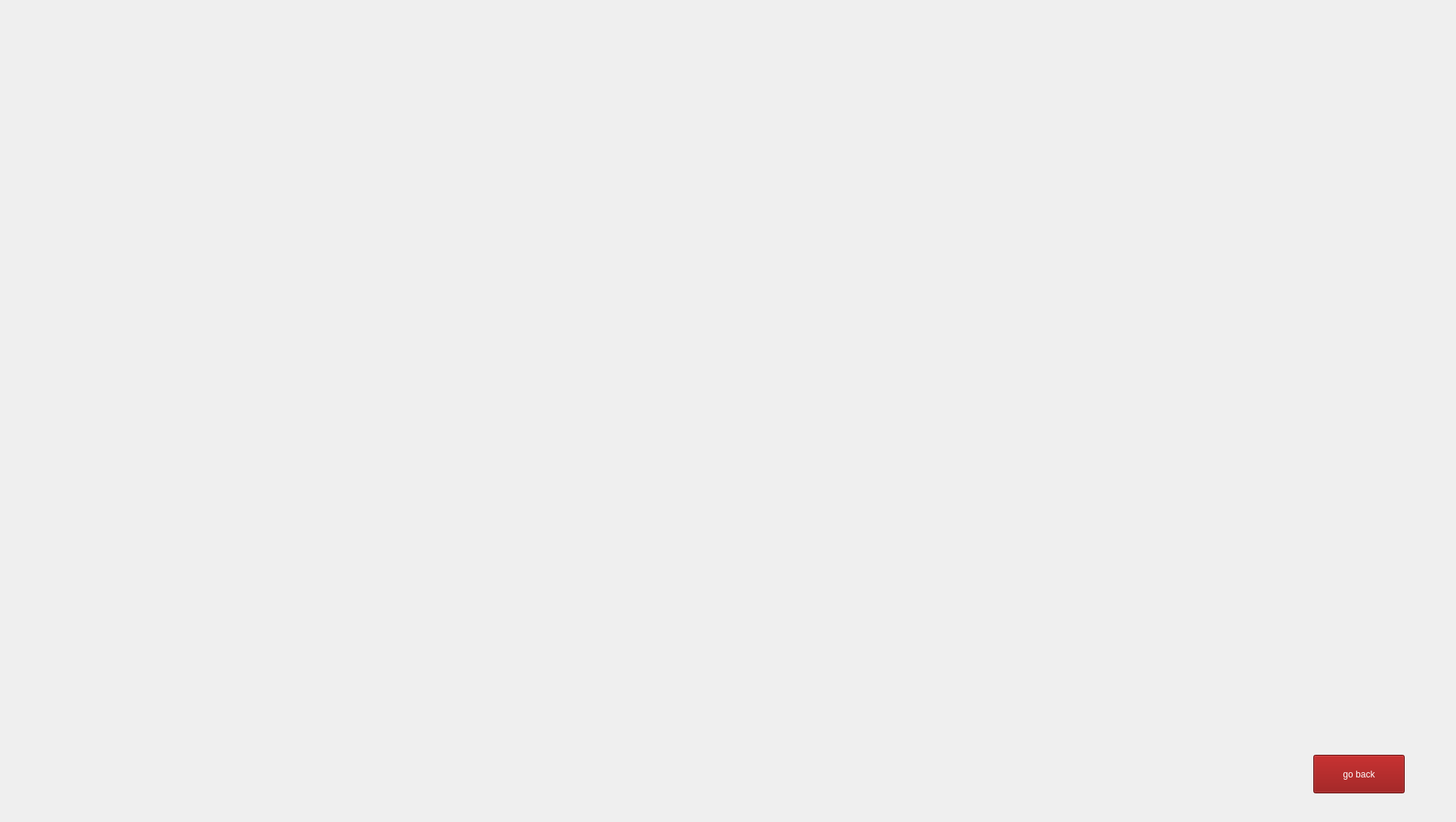
    <widget class="QWidget" name="total_Mins">
     <widget class="QLabel" name="label_5">
      <property name="geometry">
       <rect>
        <x>0</x>
        <y>0</y>
        <width>1920</width>
        <height>1080</height>
       </rect>
      </property>
      <property name="text">
       <string/>
      </property>
      <property name="pixmap">
       <pixmap resource="bgi.qrc">:/new/prefix1/bgi/total mins.jpg</pixmap>
      </property>
      <property name="scaledContents">
       <bool>true</bool>
      </property>
     </widget>
     <widget class="QLineEdit" name="total_mins">
      <property name="geometry">
       <rect>
        <x>980</x>
        <y>440</y>
        <width>271</width>
        <height>141</height>
       </rect>
      </property>
      <property name="styleSheet">
       <string notr="true">font: 45pt &quot;Segoe UI&quot;;
background: transparent;
border:transparent;
color: rgb(255, 255, 255);</string>
      </property>
      <property name="inputMethodHints">
       <set>Qt::InputMethodHint::ImhDigitsOnly</set>
      </property>
      <property name="text">
       <string/>
      </property>
      <property name="readOnly">
       <bool>true</bool>
      </property>
     </widget>
     <widget class="QPushButton" name="back_to_memmenue_4">
      <property name="geometry">
       <rect>
        <x>1740</x>
        <y>1000</y>
        <width>121</width>
        <height>51</height>
       </rect>
      </property>
      <property name="cursor">
       <cursorShape>PointingHandCursor</cursorShape>
      </property>
      <property name="styleSheet">
       <string notr="true">background-color: rgb(138, 0, 0);
font: 24pt &quot;Microsoft Tai Le&quot;;
color: white;</string>
      </property>
      <property name="text">
       <string>go back</string>
      </property>
     </widget>
    </widget>
